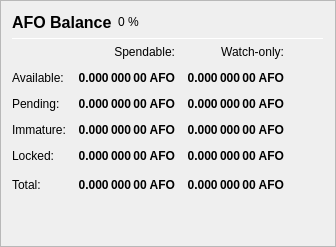
                   <widget class="QFrame" name="frame_Balances">
                    <property name="frameShape">
                     <enum>QFrame::StyledPanel</enum>
                    </property>
                    <property name="frameShadow">
                     <enum>QFrame::Raised</enum>
                    </property>
                    <layout class="QVBoxLayout" name="verticalLayout_4">
                     <item>
                      <layout class="QHBoxLayout" name="horizontalLayout_4">
                       <item>
                        <widget class="QLabel" name="label_5">
                         <property name="minimumSize">
                          <size>
                           <width>0</width>
                           <height>20</height>
                          </size>
                         </property>
                         <property name="font">
                          <font>
                           <pointsize>12</pointsize>
                           <weight>75</weight>
                           <bold>true</bold>
                          </font>
                         </property>
                         <property name="text">
                          <string>AFO Balance</string>
                         </property>
                        </widget>
                       </item>
                       <item>
                        <widget class="QLabel" name="labelAFOPercent">
                         <property name="text">
                          <string notr="true">0 %</string>
                         </property>
                        </widget>
                       </item>
                       <item>
                        <spacer name="horizontalSpacer_3">
                         <property name="orientation">
                          <enum>Qt::Horizontal</enum>
                         </property>
                         <property name="sizeHint" stdset="0">
                          <size>
                           <width>40</width>
                           <height>20</height>
                          </size>
                         </property>
                        </spacer>
                       </item>
                      </layout>
                     </item>
                     <item>
                      <widget class="Line" name="line_Balance">
                       <property name="minimumSize">
                        <size>
                         <width>0</width>
                         <height>1</height>
                        </size>
                       </property>
                       <property name="maximumSize">
                        <size>
                         <width>16777215</width>
                         <height>1</height>
                        </size>
                       </property>
                       <property name="orientation">
                        <enum>Qt::Horizontal</enum>
                       </property>
                      </widget>
                     </item>
                     <item>
                      <layout class="QGridLayout" name="gridLayout">
                       <property name="spacing">
                        <number>12</number>
                       </property>
                       <item row="0" column="1">
                        <widget class="QLabel" name="labelSpendable">
                         <property name="text">
                          <string>Spendable:</string>
                         </property>
                         <property name="alignment">
                          <set>Qt::AlignRight|Qt::AlignTrailing|Qt::AlignVCenter</set>
                         </property>
                        </widget>
                       </item>
                       <item row="0" column="2">
                        <widget class="QLabel" name="labelWatchonly">
                         <property name="text">
                          <string>Watch-only:</string>
                         </property>
                         <property name="alignment">
                          <set>Qt::AlignRight|Qt::AlignTrailing|Qt::AlignVCenter</set>
                         </property>
                        </widget>
                       </item>
                       <item row="1" column="0">
                        <widget class="QLabel" name="labelBalanceText">
                         <property name="text">
                          <string>Available:</string>
                         </property>
                        </widget>
                       </item>
                       <item row="1" column="1">
                        <widget class="QLabel" name="labelBalance">
                         <property name="font">
                          <font>
                           <weight>75</weight>
                           <bold>true</bold>
                          </font>
                         </property>
                         <property name="cursor">
                          <cursorShape>IBeamCursor</cursorShape>
                         </property>
                         <property name="toolTip">
                          <string>Your current spendable balance</string>
                         </property>
                         <property name="text">
                          <string notr="true">0.000 000 00 AFO</string>
                         </property>
                         <property name="alignment">
                          <set>Qt::AlignRight|Qt::AlignTrailing|Qt::AlignVCenter</set>
                         </property>
                         <property name="textInteractionFlags">
                          <set>Qt::LinksAccessibleByMouse|Qt::TextSelectableByKeyboard|Qt::TextSelectableByMouse</set>
                         </property>
                        </widget>
                       </item>
                       <item row="1" column="2">
                        <widget class="QLabel" name="labelWatchAvailable">
                         <property name="font">
                          <font>
                           <weight>75</weight>
                           <bold>true</bold>
                          </font>
                         </property>
                         <property name="cursor">
                          <cursorShape>IBeamCursor</cursorShape>
                         </property>
                         <property name="toolTip">
                          <string>Your current balance in watch-only addresses</string>
                         </property>
                         <property name="text">
                          <string notr="true">0.000 000 00 AFO</string>
                         </property>
                         <property name="alignment">
                          <set>Qt::AlignRight|Qt::AlignTrailing|Qt::AlignVCenter</set>
                         </property>
                         <property name="textInteractionFlags">
                          <set>Qt::LinksAccessibleByMouse|Qt::TextSelectableByKeyboard|Qt::TextSelectableByMouse</set>
                         </property>
                        </widget>
                       </item>
                       <item row="2" column="0">
                        <widget class="QLabel" name="labelPendingText">
                         <property name="text">
                          <string>Pending:</string>
                         </property>
                        </widget>
                       </item>
                       <item row="2" column="1">
                        <widget class="QLabel" name="labelUnconfirmed">
                         <property name="font">
                          <font>
                           <weight>75</weight>
                           <bold>true</bold>
                          </font>
                         </property>
                         <property name="cursor">
                          <cursorShape>IBeamCursor</cursorShape>
                         </property>
                         <property name="toolTip">
                          <string>Total of transactions that have yet to be confirmed, and do not yet count toward the spendable balance</string>
                         </property>
                         <property name="text">
                          <string notr="true">0.000 000 00 AFO</string>
                         </property>
                         <property name="alignment">
                          <set>Qt::AlignRight|Qt::AlignTrailing|Qt::AlignVCenter</set>
                         </property>
                         <property name="textInteractionFlags">
                          <set>Qt::LinksAccessibleByMouse|Qt::TextSelectableByKeyboard|Qt::TextSelectableByMouse</set>
                         </property>
                        </widget>
                       </item>
                       <item row="2" column="2">
                        <widget class="QLabel" name="labelWatchPending">
                         <property name="font">
                          <font>
                           <weight>75</weight>
                           <bold>true</bold>
                          </font>
                         </property>
                         <property name="cursor">
                          <cursorShape>IBeamCursor</cursorShape>
                         </property>
                         <property name="toolTip">
                          <string>Unconfirmed transactions to watch-only addresses</string>
                         </property>
                         <property name="text">
                          <string notr="true">0.000 000 00 AFO</string>
                         </property>
                         <property name="alignment">
                          <set>Qt::AlignRight|Qt::AlignTrailing|Qt::AlignVCenter</set>
                         </property>
                         <property name="textInteractionFlags">
                          <set>Qt::LinksAccessibleByMouse|Qt::TextSelectableByKeyboard|Qt::TextSelectableByMouse</set>
                         </property>
                        </widget>
                       </item>
                       <item row="3" column="0">
                        <widget class="QLabel" name="labelImmatureText">
                         <property name="text">
                          <string>Immature:</string>
                         </property>
                        </widget>
                       </item>
                       <item row="3" column="1">
                        <widget class="QLabel" name="labelImmature">
                         <property name="font">
                          <font>
                           <weight>75</weight>
                           <bold>true</bold>
                          </font>
                         </property>
                         <property name="cursor">
                          <cursorShape>IBeamCursor</cursorShape>
                         </property>
                         <property name="toolTip">
                          <string>Staked or masternode rewards that has not yet matured</string>
                         </property>
                         <property name="text">
                          <string notr="true">0.000 000 00 AFO</string>
                         </property>
                         <property name="alignment">
                          <set>Qt::AlignRight|Qt::AlignTrailing|Qt::AlignVCenter</set>
                         </property>
                         <property name="textInteractionFlags">
                          <set>Qt::LinksAccessibleByMouse|Qt::TextSelectableByKeyboard|Qt::TextSelectableByMouse</set>
                         </property>
                        </widget>
                       </item>
                       <item row="3" column="2">
                        <widget class="QLabel" name="labelWatchImmature">
                         <property name="font">
                          <font>
                           <weight>75</weight>
                           <bold>true</bold>
                          </font>
                         </property>
                         <property name="cursor">
                          <cursorShape>IBeamCursor</cursorShape>
                         </property>
                         <property name="toolTip">
                          <string>Staked or masternode rewards in watch-only addresses that has not yet matured</string>
                         </property>
                         <property name="text">
                          <string notr="true">0.000 000 00 AFO</string>
                         </property>
                         <property name="alignment">
                          <set>Qt::AlignRight|Qt::AlignTrailing|Qt::AlignVCenter</set>
                         </property>
                         <property name="textInteractionFlags">
                          <set>Qt::LinksAccessibleByMouse|Qt::TextSelectableByKeyboard|Qt::TextSelectableByMouse</set>
                         </property>
                        </widget>
                       </item>
                       <item row="4" column="0">
                        <widget class="QLabel" name="labelLockedBalanceText">
                         <property name="toolTip">
                          <string>Locked AFO or Masternode collaterals. These are excluded from zAFO minting.</string>
                         </property>
                         <property name="text">
                          <string>Locked:</string>
                         </property>
                        </widget>
                       </item>
                       <item row="4" column="1">
                        <widget class="QLabel" name="labelLockedBalance">
                         <property name="font">
                          <font>
                           <weight>75</weight>
                           <bold>true</bold>
                          </font>
                         </property>
                         <property name="cursor">
                          <cursorShape>IBeamCursor</cursorShape>
                         </property>
                         <property name="toolTip">
                          <string>Locked AFO or Masternode collaterals. These are excluded from zAFO minting.</string>
                         </property>
                         <property name="text">
                          <string notr="true">0.000 000 00 AFO</string>
                         </property>
                         <property name="alignment">
                          <set>Qt::AlignRight|Qt::AlignTrailing|Qt::AlignVCenter</set>
                         </property>
                         <property name="textInteractionFlags">
                          <set>Qt::LinksAccessibleByMouse|Qt::TextSelectableByKeyboard|Qt::TextSelectableByMouse</set>
                         </property>
                        </widget>
                       </item>
                       <item row="4" column="2">
                        <widget class="QLabel" name="labelWatchLocked">
                         <property name="font">
                          <font>
                           <weight>75</weight>
                           <bold>true</bold>
                          </font>
                         </property>
                         <property name="cursor">
                          <cursorShape>IBeamCursor</cursorShape>
                         </property>
                         <property name="toolTip">
                          <string>Current locked balance in watch-only addresses</string>
                         </property>
                         <property name="text">
                          <string notr="true">0.000 000 00 AFO</string>
                         </property>
                         <property name="alignment">
                          <set>Qt::AlignRight|Qt::AlignTrailing|Qt::AlignVCenter</set>
                         </property>
                         <property name="textInteractionFlags">
                          <set>Qt::LinksAccessibleByMouse|Qt::TextSelectableByKeyboard|Qt::TextSelectableByMouse</set>
                         </property>
                        </widget>
                       </item>
                       <item row="5" column="0">
                        <widget class="QLabel" name="labelTotalText">
                         <property name="toolTip">
                          <string>Your current AllForOneBusiness balance, unconfirmed and immature transactions included</string>
                         </property>
                         <property name="text">
                          <string>Total:</string>
                         </property>
                        </widget>
                       </item>
                       <item row="5" column="1">
                        <widget class="QLabel" name="labelTotal">
                         <property name="font">
                          <font>
                           <weight>75</weight>
                           <bold>true</bold>
                          </font>
                         </property>
                         <property name="cursor">
                          <cursorShape>IBeamCursor</cursorShape>
                         </property>
                         <property name="toolTip">
                          <string>Your current AllForOneBusiness balance, unconfirmed and immature transactions included</string>
                         </property>
                         <property name="text">
                          <string notr="true">0.000 000 00 AFO</string>
                         </property>
                         <property name="alignment">
                          <set>Qt::AlignRight|Qt::AlignTrailing|Qt::AlignVCenter</set>
                         </property>
                         <property name="textInteractionFlags">
                          <set>Qt::LinksAccessibleByMouse|Qt::TextSelectableByKeyboard|Qt::TextSelectableByMouse</set>
                         </property>
                        </widget>
                       </item>
                       <item row="5" column="2">
                        <widget class="QLabel" name="labelWatchTotal">
                         <property name="font">
                          <font>
                           <weight>75</weight>
                           <bold>true</bold>
                          </font>
                         </property>
                         <property name="cursor">
                          <cursorShape>IBeamCursor</cursorShape>
                         </property>
                         <property name="toolTip">
                          <string>Current total balance in watch-only addresses</string>
                         </property>
                         <property name="text">
                          <string notr="true">0.000 000 00 AFO</string>
                         </property>
                         <property name="alignment">
                          <set>Qt::AlignRight|Qt::AlignTrailing|Qt::AlignVCenter</set>
                         </property>
                         <property name="textInteractionFlags">
                          <set>Qt::LinksAccessibleByMouse|Qt::TextSelectableByKeyboard|Qt::TextSelectableByMouse</set>
                         </property>
                        </widget>
                       </item>
                       <item row="5" column="3">
                        <spacer name="horizontalSpacer_9">
                         <property name="orientation">
                          <enum>Qt::Horizontal</enum>
                         </property>
                         <property name="sizeHint" stdset="0">
                          <size>
                           <width>40</width>
                           <height>20</height>
                          </size>
                         </property>
                        </spacer>
                       </item>
                      </layout>
                     </item>
                     <item>
                      <spacer name="verticalSpacer_3">
                       <property name="orientation">
                        <enum>Qt::Vertical</enum>
                       </property>
                       <property name="sizeHint" stdset="0">
                        <size>
                         <width>20</width>
                         <height>40</height>
                        </size>
                       </property>
                      </spacer>
                     </item>
                    </layout>
                   </widget>
